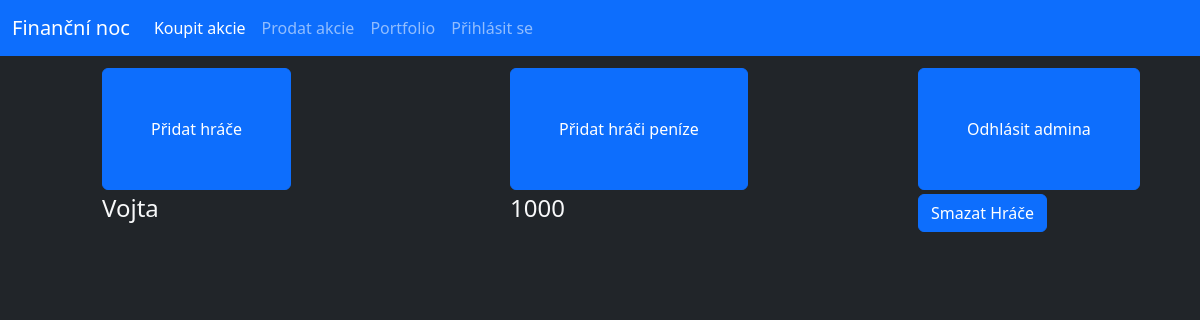
Before: /admin (signed in) with the older database file.
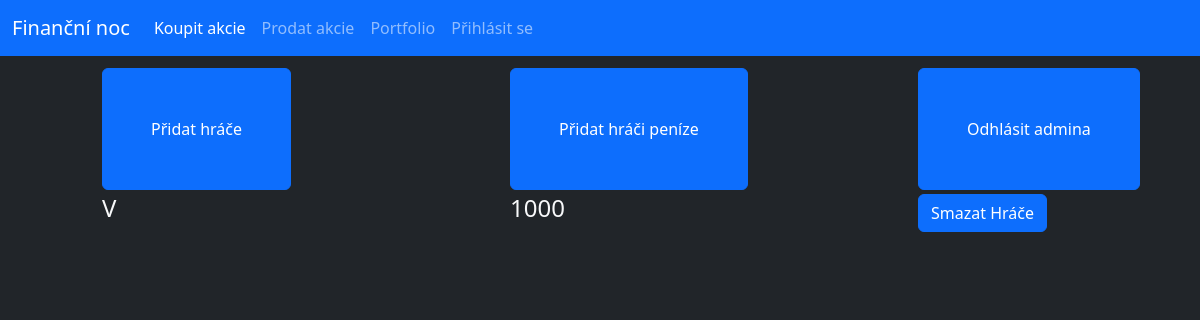
After: the same page with the newer database file.
### database.py (models this page shows, shortened)
class User(db.Model):
    _id = db.Column("id", db.Integer, primary_key=True)
    name = db.Column(db.String(40))
    money = db.Column(db.Integer)
    password = db.Column(db.String(70))

### router.py (the view)
@app.route("/admin")
def admin():
    if "adminLogin" in session:
        users = User.query.all()
        return render_template("admin.html", users=users)
    else:
        return redirect(url_for("adminLogin"))

### Templates/admin.html (shortened to what this page needs)
{% extends "main.html" %}
{% block content %}
    <div class="row px-3 py-1"></div>
    <div class="row py-1">
        <div class="col offset-1">
            <form action="/admin/addUser" method="GET">
                <button class="btn btn-primary py-5 px-5">Přidat hráče</button>
            </form>
        </div>
        <div class="col offset-1">
            <form action="/admin/addMoney" method="GET">
                <button class="btn btn-primary py-5 px-5">Přidat hráči peníze</button>
            </form>
        </div>
        <div class="col offset-1">
            <form action="/admin/logout" method="GET">
                <button class="btn btn-primary py-5 px-5">Odhlásit admina</button>
            </form>
        </div>
    </div>
    {% for usr in users %}
        <form method="POST" action="/del/{{usr._id}}">
            <div class="row">
                <div class="col offset-1 --bs-border-color-translucent"><h4 class="text-light">{{usr.name}}</h4></div>
                <div class="col offset-1 --bs-border-color-translucent"><h4 class="text-light">{{usr.money}}</h4></div>
                <div class="col offset-1">
                    <button type="submit" class="btn btn-primary">Smazat Hráče</button>
                </div>
            </div>
        </form>
    {% endfor %}
{% endblock%}

### Templates/main.html (shortened to what this page needs)
<!doctype html>
<html lang="en">
  <head>
    <link href="https://cdn.jsdelivr.net/npm/bootstrap@5.3.3/dist/css/bootstrap.min.css" rel="stylesheet">
  </head>
  <body class="bg-dark">
    <nav class="navbar navbar-expand-lg bg-primary navbar-dark">
        <div class="container-fluid">
          <a class="navbar-brand" href="/">Finanční noc</a>
          <div class="collapse navbar-collapse" id="navbarNav">
            <ul class="navbar-nav">
                <li class="nav-item">
                    <a class="nav-link active" aria-current="page" href="/buy">Koupit akcie</a>
                </li>
                <li class="nav-item">
                    <a class="nav-link" href="/sell">Prodat akcie</a>
                </li>
                <li class="nav-item">
                    <a class="nav-link" href="/user">Portfolio</a>
                </li>
                {% if logged %}
                <li class="nav-item">
                  <a class="nav-link" href="/logout">Odhlásit se</a>
                {% else %}
                <li class="nav-item">
                  <a class="nav-link" href="/login">Přihlásit se</a>
                {%endif%}
              </li>
            </ul>
          </div>
        </div>
      </nav>
      {% block content %} {% endblock%}
  </body>
</html>

Changed rows visible on the page:
changed User: name "Vojta" → "V"
